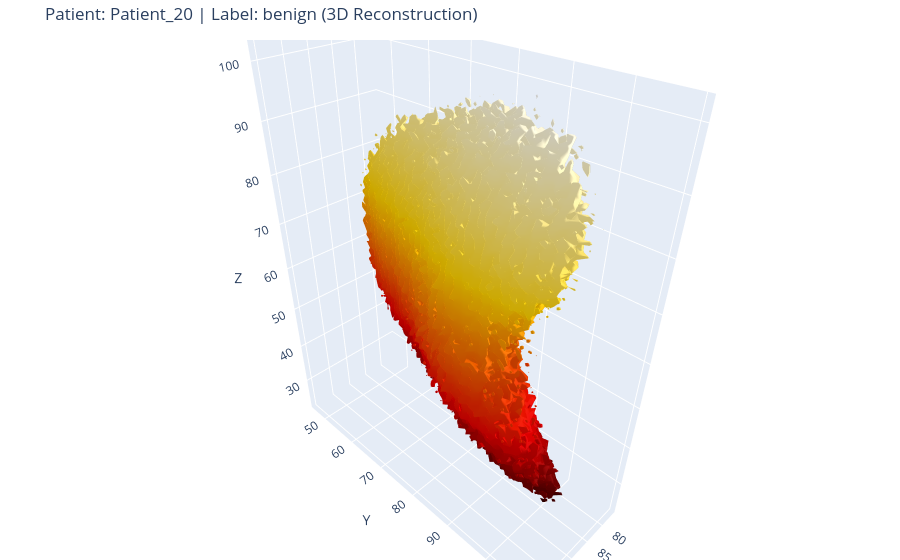
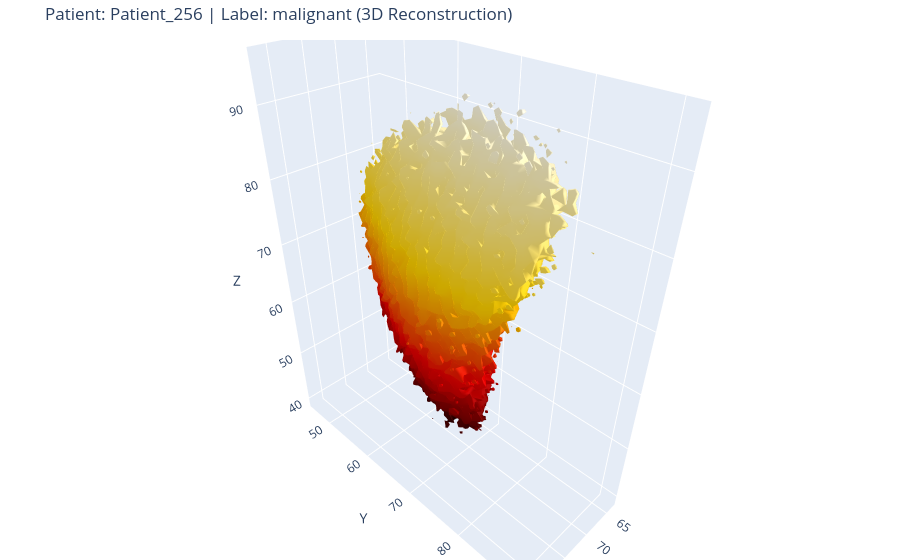
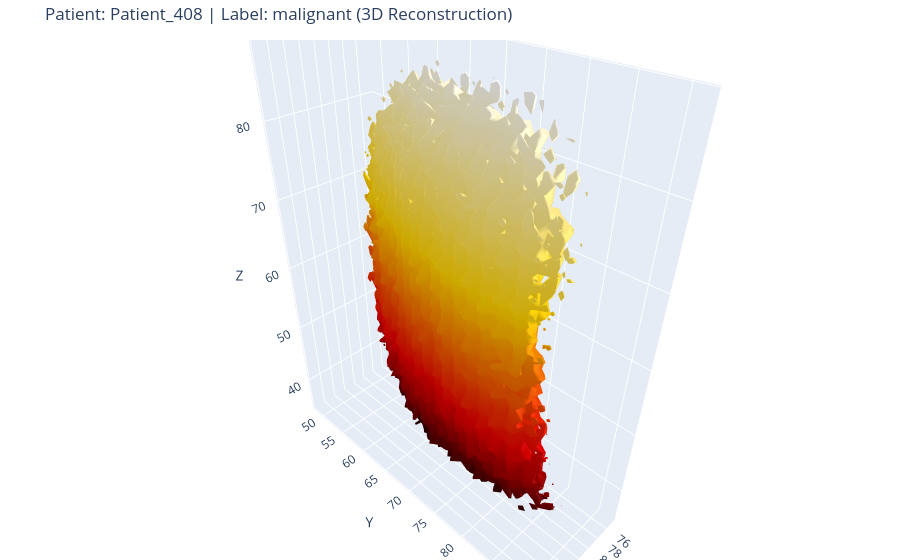
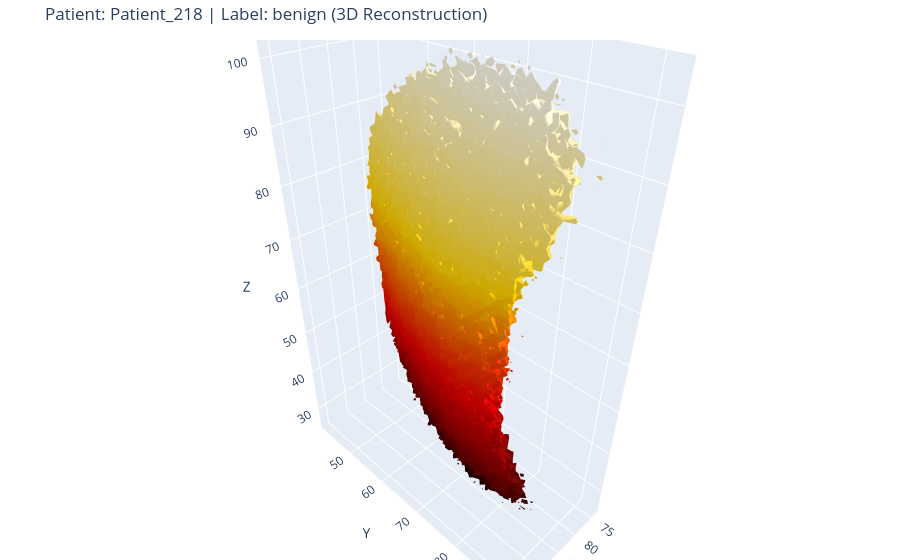

Notebook cell for these charts, in order:
### Markdown cell above
## Post-Training 3D Visualization (Local Laptop)
Run this cell to perform inference using explicit local Windows paths.

### Code cell
# ════════════════════════════════════════════════════════════════
# 3D VISUALIZATION OF RANDOM PATIENTS (LAPTOP LOCAL)
# ════════════════════════════════════════════════════════════════
import random
import io
from IPython.display import display, Image
import torch
from pathlib import Path
from skimage.measure import marching_cubes
import plotly.graph_objects as go

# Ensure models and dataset imports are available
from models import UNet, Encoder2D, Decoder3D
from train import build_patient_groups, PatientDataset

def visualize_random_patients_local(n=5):
    device = torch.device("cuda" if torch.cuda.is_available() else "cpu")
    print(f"Using device: {device}")
    
    # Hardcoded Absolute Paths for your Laptop
    unet_ckpt = r"C:\Users\LENOVO THINKPAD T14\Documents\PROPOSAL TA\files\Rodriguez-Guerrero Dataset\Breast Thermography\3D Reconstruction\UNET_Segmentation\breast_segmentation_unet_best_gpu.pth"
    tiff_base = r"C:\Users\LENOVO THINKPAD T14\Documents\PROPOSAL TA\files\Rodriguez-Guerrero Dataset\Breast Thermography\3D Reconstruction\data\organized_by_patient"
    ckpt_path = Path(r"C:\Users\LENOVO THINKPAD T14\Documents\PROPOSAL TA\files\Rodriguez-Guerrero Dataset\Breast Thermography\3D Reconstruction\UNET_Segmentation\3DBreastnet\checkpoints_3d\3dbreastnet_best.pth")
    
    if not ckpt_path.exists():
        print(f"Error: No trained model found at {ckpt_path}.")
        return
        
    print("Loading checkpoints...")
    
    unet = UNet().to(device)
    unet.load_state_dict(torch.load(unet_ckpt, map_location=device, weights_only=False))
    unet.eval()
    
    ckpt = torch.load(ckpt_path, map_location=device, weights_only=False)
    enc = Encoder2D().to(device)
    dec = Decoder3D().to(device)
    enc.load_state_dict(ckpt["enc"])
    dec.load_state_dict(ckpt["dec"])
    enc.eval(); dec.eval()
    
    print(f"Loading patient list from {tiff_base}...")
    groups = build_patient_groups(tiff_base)
    if len(groups) == 0: 
        print("No patients found. Check dataset path.")
        return
    
    selected = random.sample(groups, min(n, len(groups)))
    dataset = PatientDataset(selected, unet, device)
    
    print(f"Generating 3D models for {len(selected)} patients...")
    
    for i in range(len(dataset)):
        item = dataset[i]
        pid, label = item["patient_id"], item["label"]
        m5 = item["masks_5ch"].unsqueeze(0).to(device)
        
        with torch.no_grad(), torch.amp.autocast("cuda", enabled=torch.cuda.is_available()):
            vol = dec(enc(m5))
        vol_np = vol[0, 0].cpu().numpy()
        
        try:
            verts, faces, normals, values = marching_cubes(vol_np, level=0.5)
            fig = go.Figure(data=[
                go.Mesh3d(
                    x=verts[:, 0], y=verts[:, 1], z=verts[:, 2],
                    i=faces[:, 0], j=faces[:, 1], k=faces[:, 2],
                    colorscale='Hot',
                    intensity=verts[:, 2],
                    showscale=False
                )
            ])
            fig.update_layout(
                title=f"Patient: {pid} | Label: {label} (3D Reconstruction)",
                scene=dict(
                    xaxis_title='X', yaxis_title='Y', zaxis_title='Z',
                    aspectmode='data'
                ),
                margin=dict(l=0, r=0, b=0, t=40)
            )
            fig.show()
        except ValueError:
            print(f"Could not generate 3D mesh for {pid} (volume might be empty).")

# Run it!
visualize_random_patients_local(n=5)

### Figure 1 — Plotly figure (JSON) as saved in the notebook; plotly's stock layout.template omitted (floating-point values rounded to 4 significant figures; data arrays with more than 128 entries replaced by an {"elided": "..."} marker saying what was removed)
{"data": [{"colorscale": [[0, "rgb(0,0,0)"], [0.3333, "rgb(230,0,0)"], [0.6667, "rgb(255,210,0)"], [1, "rgb(255,255,255)"]], "i": {"elided": "48668 int values"}, "intensity": {"elided": "24964 float values"}, "j": {"elided": "48668 int values"}, "k": {"elided": "48668 int values"}, "showscale": false, "type": "mesh3d", "x": {"elided": "24964 float values"}, "y": {"elided": "24964 float values"}, "z": {"elided": "24964 float values"}}], "layout": {"margin": {"b": 0, "l": 0, "r": 0, "t": 40}, "scene": {"aspectmode": "data", "xaxis": {"title": {"text": "X"}}, "yaxis": {"title": {"text": "Y"}}, "zaxis": {"title": {"text": "Z"}}}, "title": {"text": "Patient: Patient_20 | Label: benign (3D Reconstruction)"}}}

### Figure 2 — Plotly figure (JSON) as saved in the notebook; plotly's stock layout.template omitted (floating-point values rounded to 4 significant figures; data arrays with more than 128 entries replaced by an {"elided": "..."} marker saying what was removed)
{"data": [{"colorscale": [[0, "rgb(0,0,0)"], [0.3333, "rgb(230,0,0)"], [0.6667, "rgb(255,210,0)"], [1, "rgb(255,255,255)"]], "i": {"elided": "21338 int values"}, "intensity": {"elided": "10915 float values"}, "j": {"elided": "21338 int values"}, "k": {"elided": "21338 int values"}, "showscale": false, "type": "mesh3d", "x": {"elided": "10915 float values"}, "y": {"elided": "10915 float values"}, "z": {"elided": "10915 float values"}}], "layout": {"margin": {"b": 0, "l": 0, "r": 0, "t": 40}, "scene": {"aspectmode": "data", "xaxis": {"title": {"text": "X"}}, "yaxis": {"title": {"text": "Y"}}, "zaxis": {"title": {"text": "Z"}}}, "title": {"text": "Patient: Patient_256 | Label: malignant (3D Reconstruction)"}}}

### Figure 3 — Plotly figure (JSON) as saved in the notebook; plotly's stock layout.template omitted (floating-point values rounded to 4 significant figures; data arrays with more than 128 entries replaced by an {"elided": "..."} marker saying what was removed)
{"data": [{"colorscale": [[0, "rgb(0,0,0)"], [0.3333, "rgb(230,0,0)"], [0.6667, "rgb(255,210,0)"], [1, "rgb(255,255,255)"]], "i": {"elided": "22296 int values"}, "intensity": {"elided": "11322 float values"}, "j": {"elided": "22296 int values"}, "k": {"elided": "22296 int values"}, "showscale": false, "type": "mesh3d", "x": {"elided": "11322 float values"}, "y": {"elided": "11322 float values"}, "z": {"elided": "11322 float values"}}], "layout": {"margin": {"b": 0, "l": 0, "r": 0, "t": 40}, "scene": {"aspectmode": "data", "xaxis": {"title": {"text": "X"}}, "yaxis": {"title": {"text": "Y"}}, "zaxis": {"title": {"text": "Z"}}}, "title": {"text": "Patient: Patient_408 | Label: malignant (3D Reconstruction)"}}}

### Figure 4 — Plotly figure (JSON) as saved in the notebook; plotly's stock layout.template omitted (floating-point values rounded to 4 significant figures; data arrays with more than 128 entries replaced by an {"elided": "..."} marker saying what was removed)
{"data": [{"colorscale": [[0, "rgb(0,0,0)"], [0.3333, "rgb(230,0,0)"], [0.6667, "rgb(255,210,0)"], [1, "rgb(255,255,255)"]], "i": {"elided": "40524 int values"}, "intensity": {"elided": "20552 float values"}, "j": {"elided": "40524 int values"}, "k": {"elided": "40524 int values"}, "showscale": false, "type": "mesh3d", "x": {"elided": "20552 float values"}, "y": {"elided": "20552 float values"}, "z": {"elided": "20552 float values"}}], "layout": {"margin": {"b": 0, "l": 0, "r": 0, "t": 40}, "scene": {"aspectmode": "data", "xaxis": {"title": {"text": "X"}}, "yaxis": {"title": {"text": "Y"}}, "zaxis": {"title": {"text": "Z"}}}, "title": {"text": "Patient: Patient_218 | Label: benign (3D Reconstruction)"}}}
